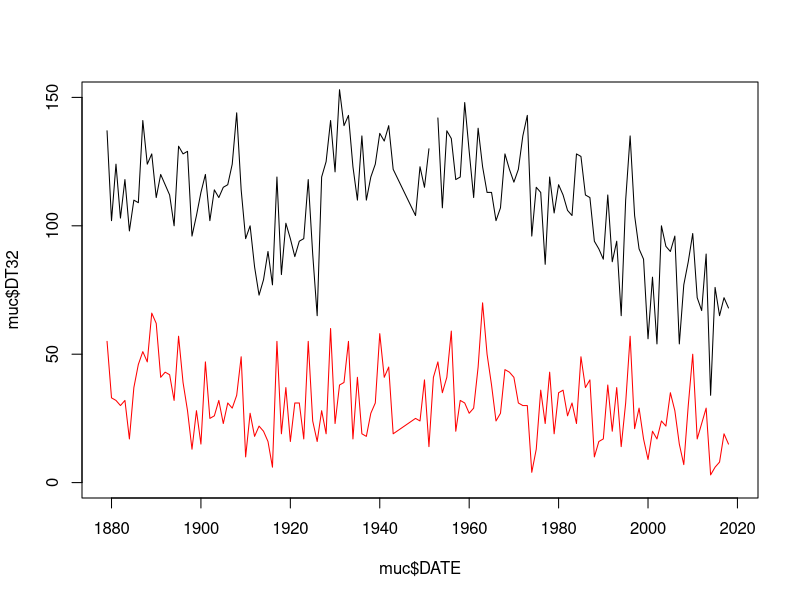
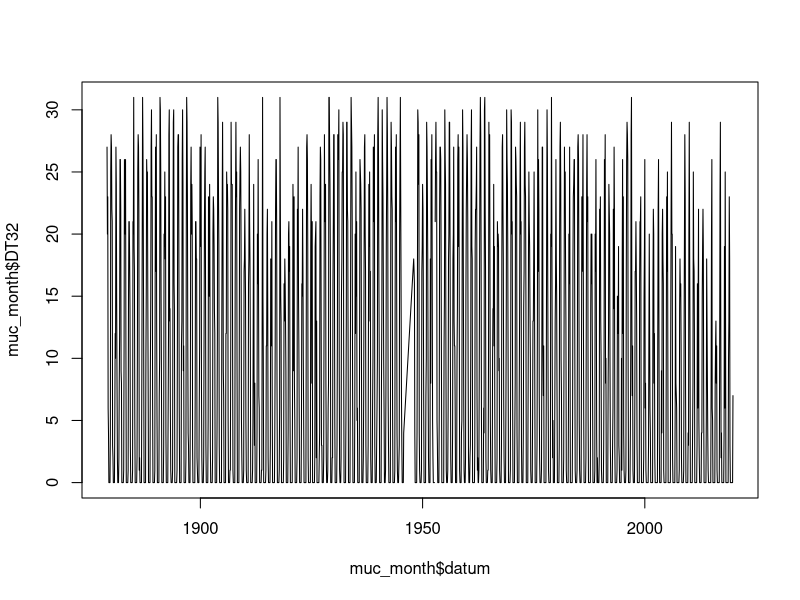

The R script that drew these images, in order:
# find documentation here:
# https://www.ncei.noaa.gov/data/global-summary-of-the-year/doc/
# https://www.ncei.noaa.gov/data/global-summary-of-the-month/doc/

#yearly data
muc <- read.csv("attic/datasets/GM000004199.csv")

# DT32 Number of days with minimum temperature <= 32 degrees Fahrenheit/0 degrees Celsius
# DT32 Number of days with maximum temperature <= 32 degrees Fahrenheit/0 degrees Celsius
plot(muc$DATE, muc$DT32, type = "l", ylim = c(0,150))
lines(muc$DATE,muc$DX32, col = "red")

#monthly datas
muc_month <- read.csv("attic/datasets/GM000004199_month.csv")

muc_month$datum <- as.Date(paste0(muc_month$DATE, "-01"), format = "%Y-%m-%d")
plot(muc_month$datum, muc_month$DT32, type = "l")


# metric
muc_metric <- read.csv("attic/datasets/2028671.csv")
